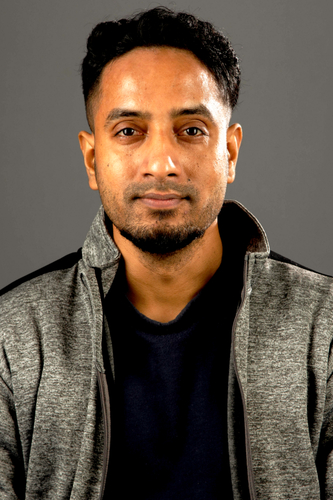
#> input picture opencv-translate/opencv-translate/sad64.jpg, 333 x 500 px
$ python opencv_translate.py
#> lines starting #> are read from the running program, lines starting #| are printed output that depends on the picture
# USAGE
# python opencv_translate.py

# import the necessary packages
import numpy as np
import argparse
import imutils
import cv2

# construct the argument parser and parse the arguments
ap = argparse.ArgumentParser()
ap.add_argument("-i", "--image", type=str, default="sad64.jpg",
	help="path to the input image")
args = vars(ap.parse_args())

# load the image and display it to our screen
image = cv2.imread(args["image"])
#> image is the input picture: shape (500, 333, 3); mean B, G, R 69.5, 83.2, 98.1
cv2.imshow("Original", image)

# shift the image 25 pixels to the right and 50 pixels down
M = np.float32([[1, 0, 25], [0, 1, 50]])
shifted = cv2.warpAffine(image, M, (image.shape[1], image.shape[0]))
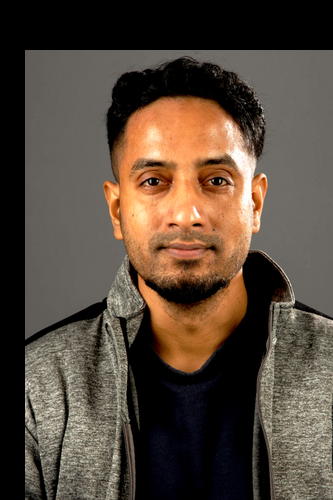
#> shifted: shape (500, 333, 3); mean B, G, R 59.6, 72.2, 86.6
cv2.imshow("Shifted Down and Right", shifted)

# now, let's shift the image 50 pixels to the left and 90 pixels
# up by specifying negative values for the x and y directions,
# respectively
M = np.float32([[1, 0, -50], [0, 1, -90]])
shifted = cv2.warpAffine(image, M, (image.shape[1], image.shape[0]))
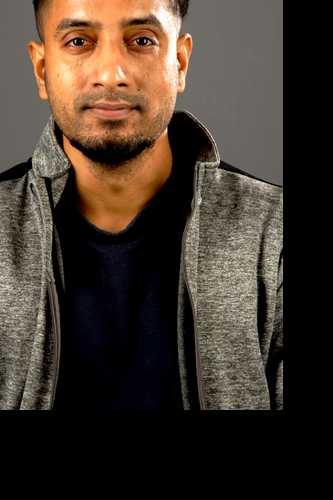
#> shifted: shape (500, 333, 3); mean B, G, R 45, 55.6, 67.5
cv2.imshow("Shifted Up and Left", shifted)

# use the imutils helper function to translate the image 100 pixels
# down in a single function call
shifted = imutils.translate(image, 0, 100)
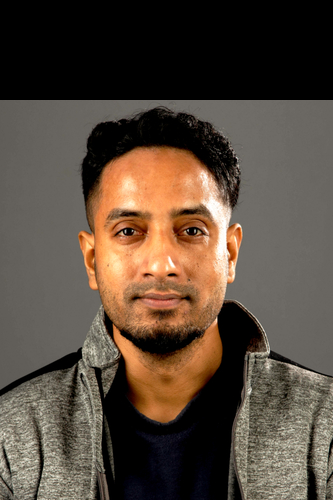
#> shifted: shape (500, 333, 3); mean B, G, R 60.5, 73.2, 87.5
cv2.imshow("Shifted Down", shifted)
cv2.waitKey(0)
